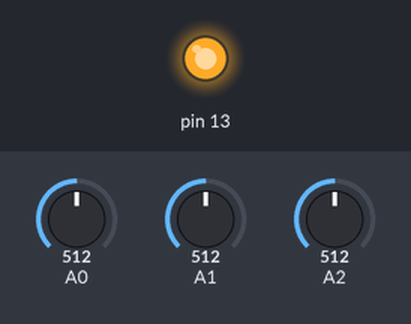
The sketch below on a simulated Arduino Uno, built with avr-gcc and run on an emulated ATmega328P. On the bench: output pins drawn as LEDs (lit = HIGH). Inputs (shaded band) come from the test bench; at power-on: A0 = 512, A1 = 512, A2 = 512. What the sketch prints to the serial monitor is not drawn.

Above: at 1.2 s.
1.3 s: A0 set to 716
2.9 s: A1 set to 716
4.7 s: A2 set to 716
6.9 s: A0 set to 900
8.7 s: A1 set to 900
10.5 s: A2 set to 900
Timing chart, 0 to 13.3 s (numbered marks = the images above; inputs shaded):
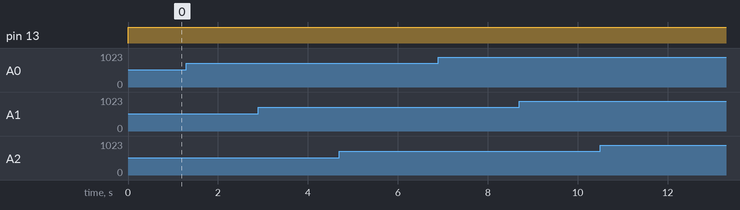

Measured:
- after the input at 1.3 s, every drawn part: stays the same
- after the input at 2.9 s, every drawn part: stays the same
- after the input at 4.7 s, every drawn part: stays the same
- after the input at 6.9 s, every drawn part: stays the same
- after the input at 8.7 s, every drawn part: stays the same
- after the input at 10.5 s, every drawn part: stays the same

The sketch:

test_Serial_act2.ino
```cpp
void setup() {
  // 9600
  Serial.begin( 9600 );
  pinMode( 13, OUTPUT );
}

void loop() {
  digitalWrite( 13, HIGH );
  int x_val, y_val, z_val;

  delay( 10 );
  x_val = analogRead( 0 );
  y_val = analogRead( 1 );
  z_val = analogRead( 2 );
  delay( 10 );

  Serial.write( x_val >> 2 );
  Serial.write( y_val >> 2 );
  Serial.write( z_val >> 2 );

  //Serial.write( 0x30 );
  //Serial.write( 0x20 );
  //Serial.write( 0x10 );
  //Serial.println( x_val >> 2 );
  //Serial.println( y_val >> 2 );
  //Serial.println( z_val >> 2 );
  //Serial.println("");
  delay( 100 );
}
```
